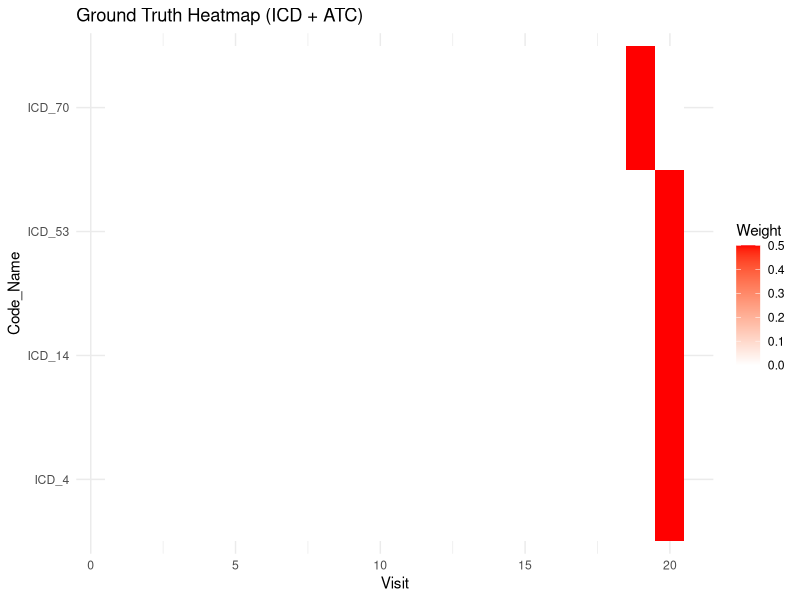
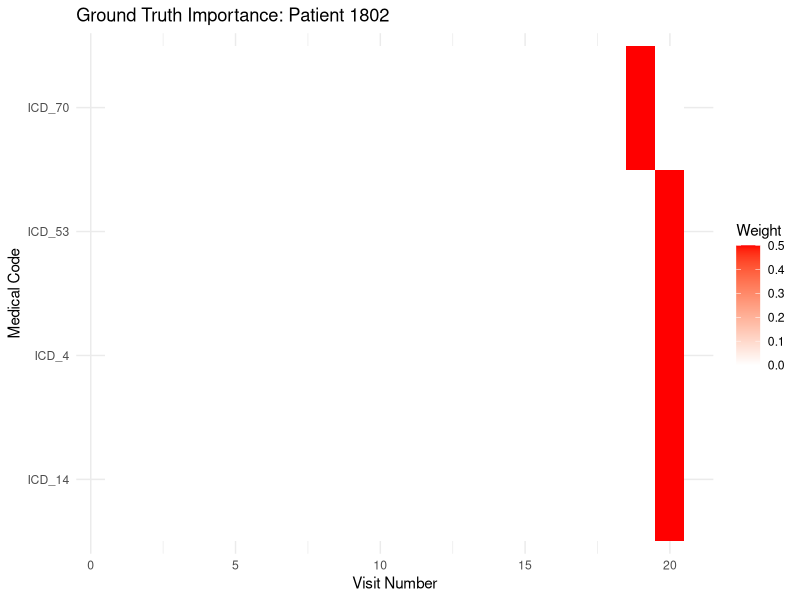
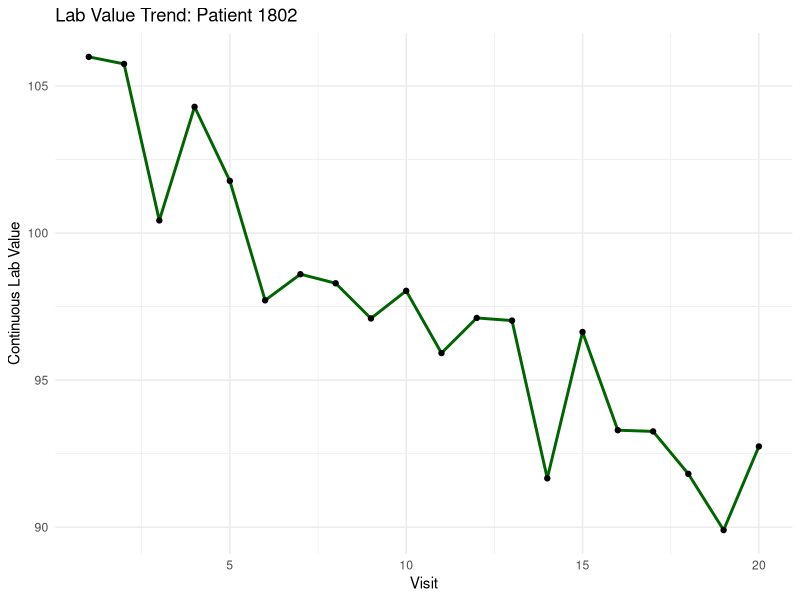
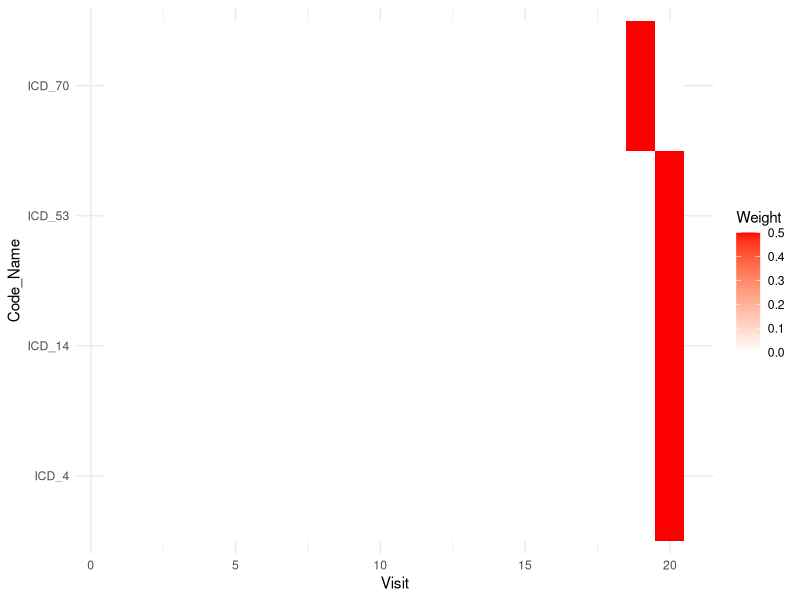

The R script that drew these images, in order:
#===============================================================================
# LONGITUDINAL EHR SIMULATION FOR XAI BENCHMARKING
# 
# Logic: Outcome is driven by 3 specific "Phenotypes"
# 1. CHRONIC: High frequency of specific codes (Easy for any model)
# 2. TRIGGER: ICD_A followed by ATC_B (Sequence-dependent, hard for LR)
# 3. ESCALATION: Sudden spike in codes at the end (Temporal-dependent)
#===============================================================================

# Set seed for reproducibility
set.seed(3105)

# Load required packages
library(dplyr)
library(tidyr)
library(reshape2)
library(ggplot2)


#...............................................................................
# 1. GLOBAL PARAMETERS ####
#...............................................................................

N_patients <- 3000 # number of patients
N_visits   <- 20 # number of visits
N_ICD      <- 100 # number of diagnosis codes (ICD)
N_ATC      <- 40 # number of medication codes (ATC)

# Define specific "Ground Truth" codes
CHRONIC_ICDS <- c(1, 2, 3)    # If these appear often, risk increases
TRIGGER_ICD  <- 10            # The "Cause"
TRIGGER_ATC  <- 5             # The "Response" (must follow Cause)
ESCALATION_WINDOW <- 3        # Last 3 visits


#...............................................................................
# 2. GENERATE LONGITUDINAL DATA ####
# Builds the history for each patient (raw data)
#...............................................................................

# Create "empty" arrays
ICD_arr <- array(0L, dim = c(N_patients, N_visits, N_ICD))
ATC_arr <- array(0L, dim = c(N_patients, N_visits, N_ATC))


#..................... 2.1 Generate random background noise ....................

# Use binomial distribution to randomly scatter codes throughout the visits at a 
# 1% probability. 
# -> Represents "noisy" medical history that doesn't cause the outcome.
for (i in 1:N_patients) {
  
  for (t in 1:N_visits) {
    
    ICD_arr[i, t, ] <- rbinom(N_ICD, 1, 0.01) # low prob. of p=0.01 
    ATC_arr[i, t, ] <- rbinom(N_ATC, 1, 0.01)
    
  }
  
}

#....................... 2.2 Targeted Trigger Injection ........................

# In 15% of patients, force a specific sequence:
# ICD_10 occurs, followed immediately by ATC_5
# -> Simple models like LR should struggle to catch that, whereas RNNs should be
# able to do so

# Force the sequence into 15% of patients to ensure a strong correlation
trigger_target_ids <- sample(1:N_patients, size = N_patients * 0.15)

for(i in trigger_target_ids) {
  
  t_idx <- sample(1:10, 1) # Occurs in the first half of the timeline
  ICD_arr[i, t_idx, TRIGGER_ICD] <- 1
  ATC_arr[i, t_idx + 1, TRIGGER_ATC] <- 1
  
}

#....................... 2.3 Generate Static Variables .........................

# Add static variables (e.g., sex and age)

static_bin  <- rbinom(N_patients, 1, 0.5)                 # e.g., sex
static_cont <- runif(N_patients, 18, 90) / 90             # e.g., normalized age



#.................... 2.4 Generate Lab Values (Continuous Trend) ...............

# 10% of patients are assigned a "rising risk trend", where their lab values 
# increase over time, simulating physiological deterioration

lab_values  <- array(0, dim = c(N_patients, N_visits))

for(i in 1:N_patients) {
  
  # Base value
  base_val <- rnorm(1, 100, 10)
  
  # If patient is in that 10% group, they get a fixed postive "trend" value of 1.5
  # -> Their lab value increases every single visit
  # Other 90% get a random trend near zero, without clear trend
  trend <- if(i %% 10 == 0) 1.5 else rnorm(1, 0, 0.5) 
  
  # Construct the actual values for all 20 visits
  # 1. Base value is the starting point (e.g., 100)
  # 2. Linear growth: For 10% this adds 1.5, 3.0,...,30.0 over time, for 90% this 
  #    adds almost nothing.
  # 3. Measurement noise: Adds noise to every visit so the lines aren't perfectly 
  #    straight -> more realistic
  lab_values[i, ] <- base_val + (1:N_visits * trend) + rnorm(N_visits, 0, 2)
  
}



#...............................................................................
# 3. CALCULATE PHENOTYPE SCORES (The "Ground Truth") ####
# Track exactly why a patient got the outcome
#...............................................................................

# Create "empty" data frame to store information about ground truth
phenotype_contributions <- data.frame(
  patient_id = 1:N_patients,
  chronic_val = 0,
  trigger_val = 0,
  escalation_val = 0,
  static_val = 0, 
  trend_val = 0
)

# Pre-allocation of the truth maps:
# Create two 3D tensors (one for diagnoses, one for medications)
# Initially, they only contain zeros
# As risk-driving events are identified, importance values are set into the
# specific patient-visit-code coordinates
truth_map_icd <- array(0, dim = c(N_patients, N_visits, N_ICD))
truth_map_atc <- array(0, dim = c(N_patients, N_visits, N_ATC))


for (i in 1:N_patients) {
  
  #............................... 1. Chronic ..................................
  
  # Risk is linear and additive; the more often ICD 1, 2, or 3 appear, the higher
  # the patient's risk
  phenotype_contributions$chronic_val[i] <- 
    sum(colSums(ICD_arr[i, , CHRONIC_ICDS, drop=FALSE])) * 0.5
  
  for(v in 1:N_visits) { 
    
    # Every time one of these codes appears, the ground truth is marked with a 
    # value of 0.25
    truth_map_icd[i, v, CHRONIC_ICDS] <- ICD_arr[i, v, CHRONIC_ICDS] * 0.25 
    
    }
  
  
  
  #........................... 2. Trigger (Sequence) ...........................
  
  # "Smoking gun": Look for an ICD 10 code (which is the cause), followed by an 
  # ATC 5 (response) within 2 visits
  # If the sequence is found, the patient gets a massive risk score (10.0)
  # -> Both ICD 10 and ATC 5 get both marked with a high importance weight of 1.0 
  #    in the truth map
  # -> Test if DL models can see the relationship between two different time points
  
  times_icd <- which(ICD_arr[i, , TRIGGER_ICD] == 1)
  times_atc <- which(ATC_arr[i, , TRIGGER_ATC] == 1)
  
  if(length(times_icd) > 0 && length(times_atc) > 0) {
    
    for(t_icd in times_icd) {
      
      future_atc <- times_atc[times_atc > t_icd & times_atc <= (t_icd + 2)]
      
      if(length(future_atc) > 0) {
        
        phenotype_contributions$trigger_val[i] <- 10.0
        truth_map_icd[i, t_icd, TRIGGER_ICD] <- 1.0
        
        for(t_atc in future_atc) { 
          
          truth_map_atc[i, t_atc, TRIGGER_ATC] <- 1.0 
          
        }
        
      }
      
    }
    
  }
  
  
  
  #.......................... 3. Escalation (Late Spike) .......................
  
  # Detects a sudden spike in clinical activity during the final 3 visits (late window)
  # If detected, the risk score is increased
  # -> Mark all codes occurring during those final visits as important (0.5),
  # -> Timing of the codes is what drove the risk, not just the codes themselves
  
  late_idx <- (N_visits - ESCALATION_WINDOW + 1):N_visits
  
  if(sum(ICD_arr[i, late_idx, ]) > (sum(ICD_arr[i, 1:(N_visits-3), ])/17 + 2)) {
    
    phenotype_contributions$escalation_val[i] <- 2.5
    
    truth_map_icd[i, late_idx, ] <- ICD_arr[i, late_idx, ] * 0.5
    
  }
  
  
  
  #...................... 4. Multimodal Logic (Static + Trend) .................
  
  # Adds risk based on non-temporal factors (static) and the velocity of the 
  # lab values (trend)
  # Note: Because they are continuous or static features, they aren't marked in
  # the discrete truth_map_icd tensor, but they contribute to the final probability
  # calculation, providing "background risk" that the DL models must distinguish 
  # from the "medical event" risk
  
  phenotype_contributions$static_val[i] <- 
    (static_bin[i] * 0.8) + (static_cont[i] * 0.5)
  
  if(lab_values[i, 20] - lab_values[i, 1] > 10) {
    
    phenotype_contributions$trend_val[i] <- 3.0
    
  }
  
}


#...............................................................................
# 4. BINARY OUTCOME GENERATION ####
#...............................................................................


#............................... Aggregate the risk ............................

# Sum up the chronic risk, trigger risk, escalation risk etc.
total_risk_signal <- rowSums(phenotype_contributions[,-1])


#........................... Prevalence calibration ............................

# Helper function to find the intercept that hits our target
find_intercept <- function(intercept) {
  
  # total_risk_signal: Determines relative risk (who is sicker than whom)
  # intercept: Determines absolute risk (how easy it is for anyone to get sick)
  probs <- 1 / (1 + exp(-(intercept + total_risk_signal)))
  
  return(mean(probs) - target_prevalence)
  
}

# Target prevalence: We want roughly 30% of patients to be "Positive"
target_prevalence <- 0.30

# Solve for the intercept 
calibrated_intercept <- uniroot(find_intercept, interval = c(-50, 10))$root

# Generate final outcomes
final_probs <- 1 / (1 + exp(-(calibrated_intercept + total_risk_signal)))
outcomes <- rbinom(N_patients, 1, final_probs)

# Check Stats 
cat("Correlations with Outcome:\n")
print(cor(phenotype_contributions[,2:4], outcomes))
print(summary(final_probs))





#...............................................................................
# 5. DATA EXPORT  ####
#...............................................................................


#....................... 5.1 Discrete Events (Long format) .....................

event_list <- list()

# Scan the sparse 3D matrices (ICD_arr and ATC_arr) to find every instance where 
# a medical code occurred (Value of 1)

# Convert those coordinates into a "long format" table

# The resulting file/dataset contains the sequence of medical events for every 
# patient, which the DL models will use to learn the temporal "trigger"

for(i in 1:N_patients) {
  
  icd_pos <- which(ICD_arr[i,,] == 1, arr.ind = TRUE)
  if(nrow(icd_pos) > 0) event_list[[length(event_list)+1]] <- 
      data.frame(patient_id = i, time = icd_pos[,1], token = paste0("ICD_", icd_pos[,2]))
  
  atc_pos <- which(ATC_arr[i,,] == 1, arr.ind = TRUE)
  if(nrow(atc_pos) > 0) event_list[[length(event_list)+1]] <- 
    data.frame(patient_id = i, time = atc_pos[,1], token = paste0("ATC_", atc_pos[,2]))
  
}

write.csv(do.call(rbind, event_list), "ehr_events.csv", row.names = FALSE)



#.............................. 5.2 Multimodal Files ...........................

write.csv(data.frame(patient_id = 1:N_patients, static_bin, static_cont, outcome = outcomes), # wide format
          "static_data.csv", 
          row.names = FALSE)

# Take the 2D lab matrix and turn it into a long list
write.csv(melt(lab_values, varnames = c("patient_id", "time")), 
          "lab_data.csv", 
          row.names = FALSE)

#........................ 5.3 Ground Truth (for XAI validation) ................

saveRDS(list(truth_icd = truth_map_icd, truth_atc = truth_map_atc, outcomes = outcomes), 
        "simulation_truth.rds")



# Complete signal with prevalence check: 
cat("Simulation Complete. Prevalence:", mean(outcomes), "\n")




#...............................................................................

# Updated Plotting for Patient 1802 (Includes ATCs)
pt_truth_combined <- cbind(truth_map_icd[1802,,], truth_map_atc[1802,,])
colnames(pt_truth_combined) <- c(paste0("ICD_", 1:N_ICD), paste0("ATC_", 1:N_ATC))
active_cols <- which(colSums(abs(pt_truth_combined)) > 0)

if(length(active_cols) > 0){
  plot_data <- melt(pt_truth_combined[, active_cols])
  colnames(plot_data) <- c("Visit", "Code_Name", "Weight")
  
  ggplot(plot_data, aes(x = Visit, y = Code_Name, fill = Weight)) +
    geom_tile() +
    scale_fill_gradient2(low = "blue", mid = "white", high = "red") +
    theme_minimal() +
    labs(title = "Ground Truth Heatmap (ICD + ATC)")
}



# Load the truth maps we saved earlier
# truth_map_icd shape: [N_patients, N_visits, N_ICD]
patient_idx <- 1802

# 1. Extract this patient's truth matrix
# Combine ICD and ATC truth for a full view
pt_truth_icd <- truth_map_icd[patient_idx, , ]
pt_truth_atc <- truth_map_atc[patient_idx, , ]

# 2. Identify which codes actually have non-zero truth values
# This helps us zoom in on the important rows
active_icds <- which(colSums(abs(pt_truth_icd)) > 0)
active_atcs <- which(colSums(abs(pt_truth_atc)) > 0)

# 3. Create a clean dataframe for plotting
library(ggplot2)
library(reshape2)

plot_data <- melt(pt_truth_icd[, active_icds])
colnames(plot_data) <- c("Visit", "Code_Idx", "Weight")
plot_data$Code_Name <- paste0("ICD_", active_icds[plot_data$Code_Idx])

# 4. Plot the "Gold Standard"
ggplot(plot_data, aes(x = Visit, y = Code_Name, fill = Weight)) +
  geom_tile() +
  scale_fill_gradient2(low = "blue", mid = "white", high = "red") +
  theme_minimal() +
  labs(title = paste("Ground Truth Importance: Patient", patient_idx),
       x = "Visit Number", y = "Medical Code")


# Add this to visualize the Lab Trend for the same patient (1802)
pt_lab <- data.frame(Visit = 1:N_visits, Value = lab_values[patient_idx, ])

ggplot(pt_lab, aes(x = Visit, y = Value)) +
  geom_line(color = "darkgreen", size = 1) +
  geom_point() +
  theme_minimal() +
  labs(title = paste("Lab Value Trend: Patient", patient_idx),
       y = "Continuous Lab Value", x = "Visit")






# Combined Truth Plotting Logic
pt_truth_combined <- cbind(pt_truth_icd, pt_truth_atc)
colnames(pt_truth_combined) <- c(paste0("ICD_", 1:N_ICD), paste0("ATC_", 1:N_ATC))

active_cols <- which(colSums(abs(pt_truth_combined)) > 0)
final_plot_matrix <- pt_truth_combined[, active_cols]

plot_data <- melt(final_plot_matrix)
colnames(plot_data) <- c("Visit", "Code_Name", "Weight")

ggplot(plot_data, aes(x = Visit, y = Code_Name, fill = Weight)) +
  geom_tile() +
  scale_fill_gradient2(low = "blue", mid = "white", high = "red") +
  theme_minimal()
